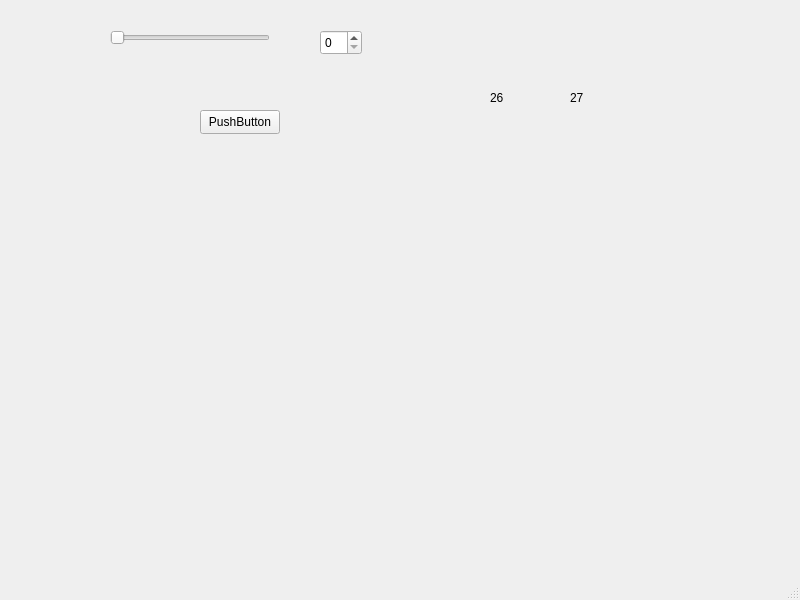
<?xml version="1.0" encoding="UTF-8"?>
<ui version="4.0">
 <class>MainWindow</class>
 <widget class="QMainWindow" name="MainWindow">
  <property name="geometry">
   <rect>
    <x>0</x>
    <y>0</y>
    <width>800</width>
    <height>600</height>
   </rect>
  </property>
  <property name="windowTitle">
   <string>MainWindow</string>
  </property>
  <widget class="QWidget" name="centralwidget">
   <widget class="QSlider" name="horizontalSlider">
    <property name="geometry">
     <rect>
      <x>110</x>
      <y>30</y>
      <width>160</width>
      <height>16</height>
     </rect>
    </property>
    <property name="orientation">
     <enum>Qt::Horizontal</enum>
    </property>
   </widget>
   <widget class="QSpinBox" name="spinBox">
    <property name="geometry">
     <rect>
      <x>320</x>
      <y>30</y>
      <width>42</width>
      <height>25</height>
     </rect>
    </property>
   </widget>
   <widget class="QPushButton" name="pushButton">
    <property name="geometry">
     <rect>
      <x>200</x>
      <y>110</y>
      <width>80</width>
      <height>24</height>
     </rect>
    </property>
    <property name="text">
     <string>PushButton</string>
    </property>
   </widget>
   <widget class="QLabel" name="label">
    <property name="geometry">
     <rect>
      <x>490</x>
      <y>90</y>
      <width>49</width>
      <height>16</height>
     </rect>
    </property>
    <property name="text">
     <string>26</string>
    </property>
   </widget>
   <widget class="QLabel" name="label_2">
    <property name="geometry">
     <rect>
      <x>570</x>
      <y>90</y>
      <width>49</width>
      <height>16</height>
     </rect>
    </property>
    <property name="text">
     <string>27</string>
    </property>
   </widget>
  </widget>
  <widget class="QMenuBar" name="menubar">
   <property name="geometry">
    <rect>
     <x>0</x>
     <y>0</y>
     <width>800</width>
     <height>21</height>
    </rect>
   </property>
  </widget>
  <widget class="QStatusBar" name="statusbar"/>
 </widget>
 <resources/>
 <connections/>
</ui>
